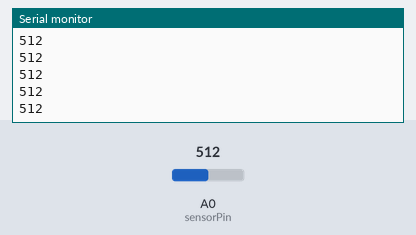
The sketch below on a simulated Arduino Uno, built with avr-gcc and run on an emulated ATmega328P. On the bench: the last lines printed to the serial monitor. The inputs (shaded band) are chosen by the test bench; at power-on: A0 (sensorPin) = 512.

Above: at 1.2 s.
1.3 s: A0 (sensorPin) set to 716
At 2.1 s:
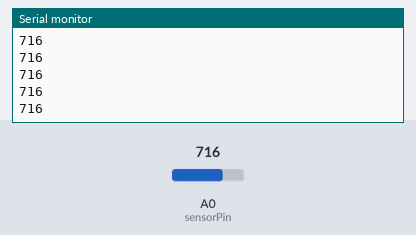
2.8 s: A0 (sensorPin) set to 900
At 3.4 s:
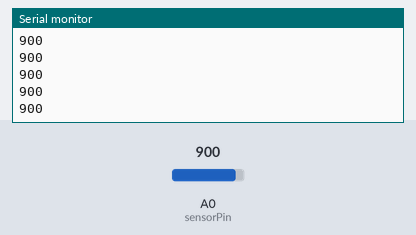
Timing chart, 0 to 5.8 s (numbered marks = the images above; inputs shaded):
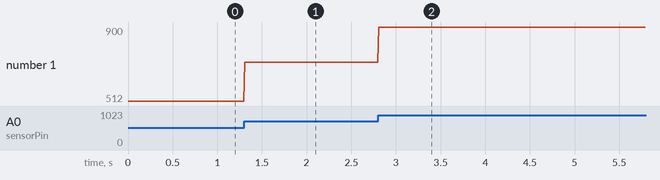

The sketch:

Sensores.ino
```cpp
const int sensorPin = A0; // Pin analógico al que está conectado el sensor KY038
void setup() {
  Serial.begin(9600); // Inicia la comunicación serial a 9600 baudios
}

void loop() {
  int sensorValue = analogRead(sensorPin); // Lee el valor analógico del sensor
  Serial.println(sensorValue); // Envía el valor a la Raspberry Pi
  delay(10);
}
```

Measured:
- after the input at 1.3 s, the serial monitor: prints a new line at once (image 1)
- after the input at 2.8 s, the serial monitor: prints a new line at once (image 2)
- plotted number 1: 512 → 716 after the input at 1.3 s, 716 → 900 after the input at 2.8 s
